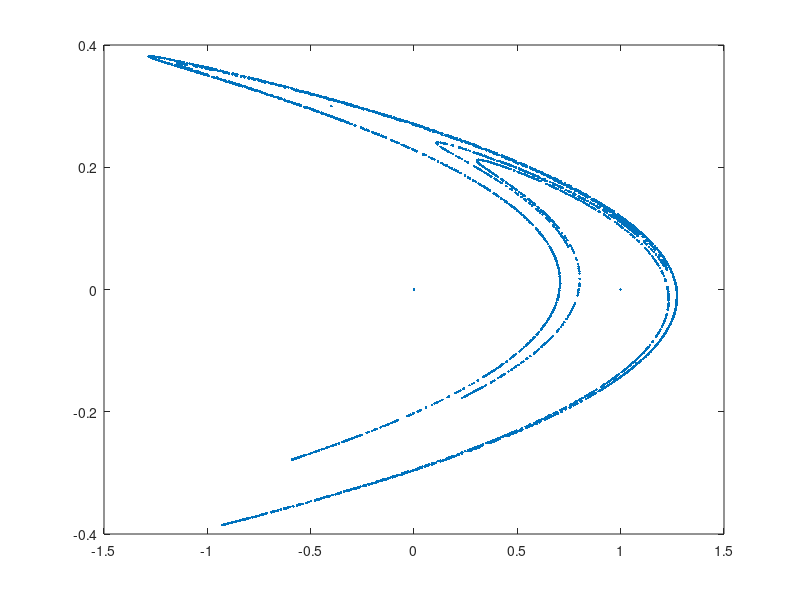

Recreate this plot in MATLAB.
function [] = henon(x0,y0,n)
%This program compute and plot the Henon map about stellar orbits
% x0 = 0;
% y0 = 0;
% n = 5000;
%Creating a dialog box to read the inputs
if nargin==0;
%Default values    
defans={'0', '0', '5000'};
prompt={'x0', 'y0', 'n'};
dlg_title = 'Input for Henon Map';
answer=inputdlg(prompt,'henon', 1, defans);
%Saving values of the variables
x0 = str2double(answer{1}); 
y0 = str2double(answer{2}); 
n = str2double(answer{3}); 
end
a = 1.4;
b = 0.3;
x(1) = x0;
y(1) = y0;
x = zeros(1,n);
y = zeros(1,n);
for i=2:n;
   x(i) = y(i-1)+1-a*((x(i-1))^2); 
   y(i) = b*x(i-1);
end
plot(x,y,'.')
end

